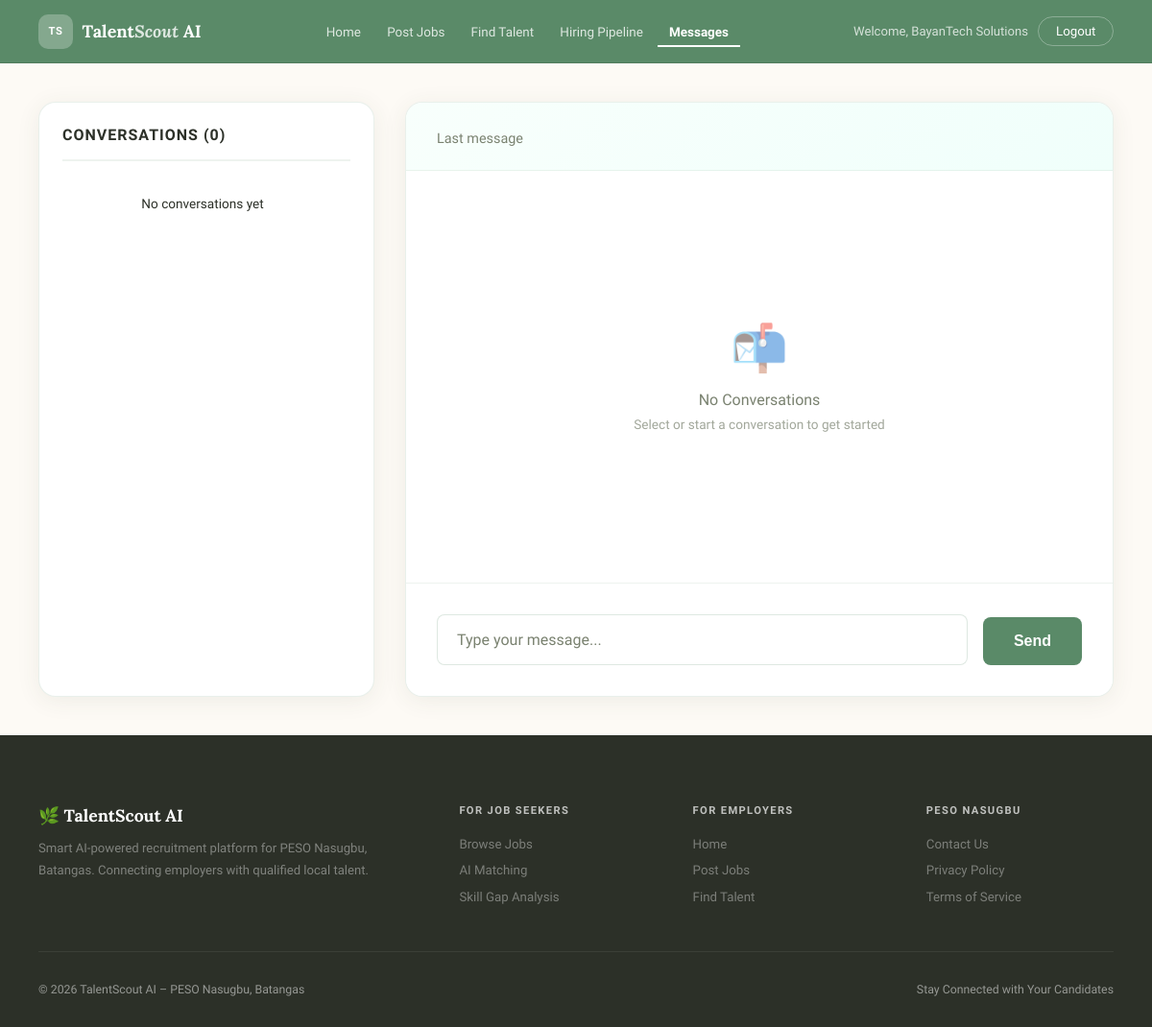
The app's page /employers/modules/chat-sms/index.php (signed in), older data.
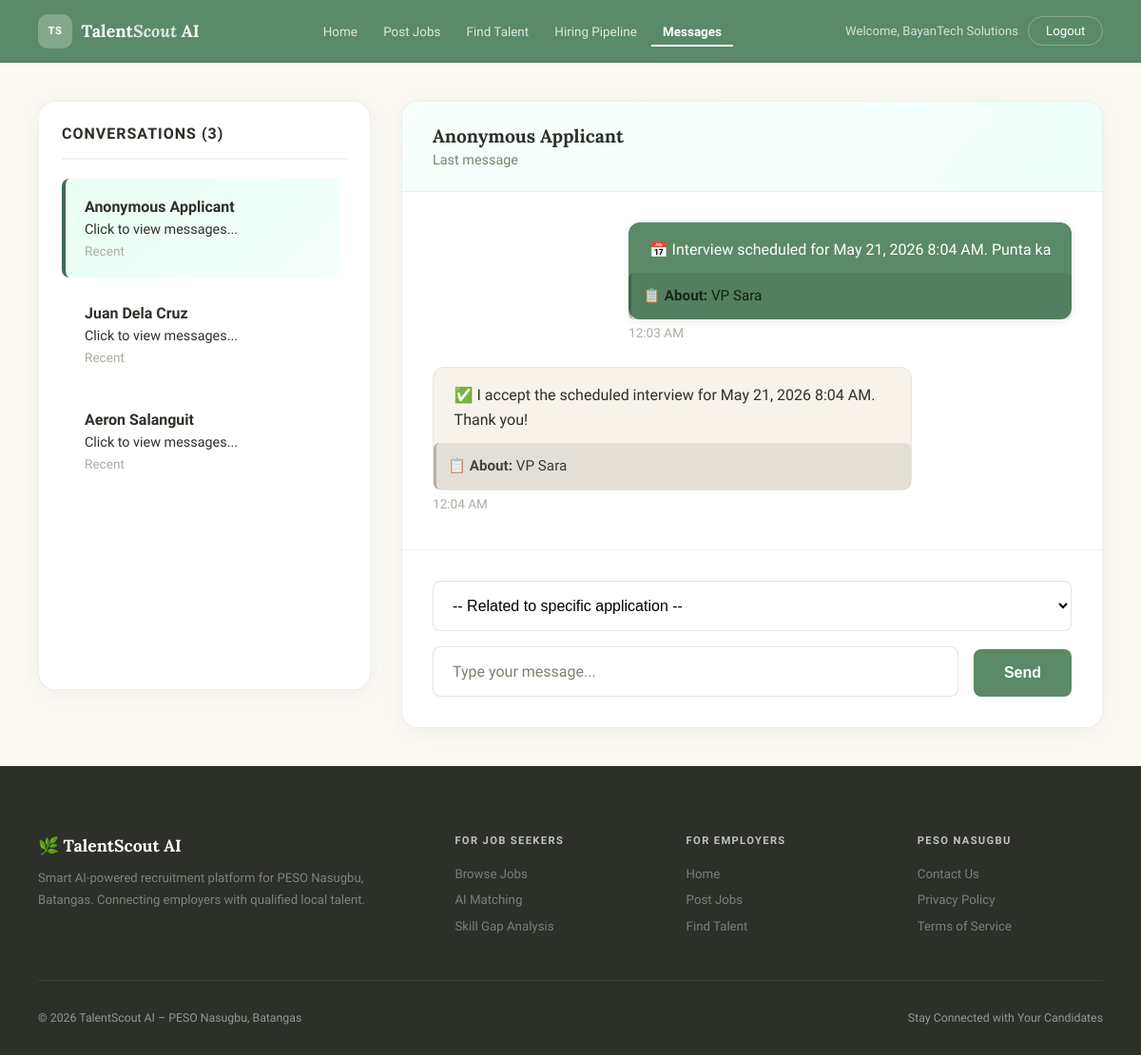
The same page, newer data.
### tables this page shows
CREATE TABLE `employee` (
  `employee_id` int(11) NOT NULL,
  `first_name` varchar(255) DEFAULT NULL,
  `last_name` varchar(255) DEFAULT NULL,
  `email` varchar(255) DEFAULT NULL,
  `password` varchar(255) DEFAULT NULL,
  `address` varchar(255) DEFAULT NULL,
  `is_active` tinyint(1) DEFAULT NULL
);

CREATE TABLE `message` (
  `message_id` int(11) NOT NULL,
  `sender_id` int(11) DEFAULT NULL,
  `sender_type` varchar(50) DEFAULT NULL,
  `receiver_id` int(11) DEFAULT NULL,
  `receiver_type` varchar(50) DEFAULT NULL,
  `message` varchar(255) DEFAULT NULL,
  `application_id` int(11) DEFAULT NULL,
  `timestamp` datetime DEFAULT NULL
);

CREATE TABLE `job_post` (
  `job_post_id` int(11) NOT NULL,
  `employer_id` int(11) DEFAULT NULL,
  `title` varchar(255) DEFAULT NULL,
  `description` varchar(255) DEFAULT NULL,
  `salary` varchar(255) NOT NULL,
  `location` varchar(255) DEFAULT NULL,
  `work_type` varchar(50) DEFAULT NULL,
  `application_deadline` date DEFAULT NULL,
  `skills` varchar(255) NOT NULL,
  `experience_level` varchar(255) NOT NULL,
  `job_category` varchar(255) NOT NULL,
  `job_post_created` timestamp NOT NULL DEFAULT current_timestamp() ON UPDATE current_timestamp(),
  `job_status` varchar(20) DEFAULT 'active'
);

### employers/modules/chat-sms/index.php (the view, shortened to what the changed rows need)
<?php
$conn = getConnection();
$employer_id = (int)$_SESSION['employer_id'];
$conversations = [];
$stmt = $conn->prepare("SELECT DISTINCT e.employee_id,
  COALESCE(
    (SELECT 'Anonymous Applicant' FROM application a
     WHERE a.employee_id = e.employee_id AND a.is_anonymous = 1
     LIMIT 1),
    CONCAT(e.first_name, ' ', e.last_name)
  ) as display_name
FROM message m
JOIN employee e ON (m.sender_id = e.employee_id OR m.receiver_id = e.employee_id)
WHERE (m.sender_id = ? OR m.receiver_id = ?)
AND (m.sender_type = 'employer' OR m.receiver_type = 'employer')
ORDER BY m.timestamp DESC");
$stmt->bind_param("ii", $employer_id, $employer_id);
$stmt->execute();
$result = $stmt->get_result();
while ($row = $result->fetch_assoc()) {
  $conversations[] = $row;
}
$selected_employee_id = isset($_GET['employee_id']) ? intval($_GET['employee_id']) : (count($conversations) > 0 ? $conversations[0]['employee_id'] : 0);
$selected_employee_name = '';
if ($selected_employee_id > 0 && count($conversations) > 0) {
  foreach ($conversations as $conv) {
    if ($conv['employee_id'] == $selected_employee_id) {
      $selected_employee_name = $conv['display_name'];
      break;
    }
  }
}
$messages = [];
if ($selected_employee_id > 0) {
  $stmt = $conn->prepare("SELECT m.*, e.first_name, e.last_name, a.job_post_id, j.title as job_title
  FROM message m
  LEFT JOIN employee e ON m.sender_id = e.employee_id
  LEFT JOIN application a ON m.application_id = a.application_id
  LEFT JOIN job_post j ON a.job_post_id = j.job_post_id
  WHERE (m.sender_id = ? AND m.receiver_id = ? AND m.sender_type = 'employer')
  OR (m.sender_id = ? AND m.receiver_id = ? AND m.sender_type = 'employee')
  ORDER BY m.timestamp ASC");
  $stmt->bind_param("iiii", $employer_id, $selected_employee_id, $selected_employee_id, $employer_id);
  $stmt->execute();
  $result = $stmt->get_result();
  while ($row = $result->fetch_assoc()) {
    $messages[] = $row;
  }
}
$applications_with_candidate = [];
if ($selected_employee_id > 0) {
  $stmt = $conn->prepare("SELECT a.application_id, a.status, a.hire_status, j.title as job_title, j.job_post_id
  FROM application a
  JOIN job_post j ON a.job_post_id = j.job_post_id
  WHERE a.employee_id = ? AND j.employer_id = ?
  ORDER BY a.application_date DESC");
  $stmt->bind_param("ii", $selected_employee_id, $employer_id);
  $stmt->execute();
  $result = $stmt->get_result();
  while ($row = $result->fetch_assoc()) {
    $applications_with_candidate[] = $row;
  }
}
?>
<!DOCTYPE html>
<html lang="en">
<head>
</head>
<body>
  <div class="page-container">
    <div class="conversations-sidebar">
      <div class="conversations-title">Conversations (<?php echo count($conversations); ?>)</div>
      <div class="conversation-list">
        <?php if (count($conversations) > 0): ?>
          <?php foreach ($conversations as $conv): ?>
            <div class="conversation-item <?php echo ($conv['employee_id'] == $selected_employee_id) ? 'active' : ''; ?>" onclick="selectConversation(<?php echo $conv['employee_id']; ?>)">
              <div class="conversation-name"><?php echo htmlspecialchars($conv['display_name']); ?></div>
              <div class="conversation-preview">Click to view messages...</div>
              <div class="conversation-time">Recent</div>
            </div>
          <?php endforeach; ?>
        <?php else: ?>
          <div style="color: var(--text-light); text-align: center; padding: 1rem; font-size: 0.85rem;">
            No conversations yet
          </div>
        <?php endif; ?>
      </div>
    </div>
    <div class="chat-window">
      <div class="chat-header">
        <div class="chat-info">
          <div class="chat-title"><?php echo htmlspecialchars($selected_employee_name); ?></div>
          <div class="chat-status">Last message</div>
        </div>
      </div>
      <div class="messages-area">
        <?php if (count($messages) > 0): ?>
          <?php foreach ($messages as $msg): ?>
            <div class="message-group <?php echo ($msg['sender_type'] === 'employer') ? 'own' : 'other'; ?>">
              <div class="message-content">
                <div class="message-bubble">
                  <?php echo htmlspecialchars($msg['message']); ?>
                  <?php if ($msg['application_id'] > 0 && !empty($msg['job_title'])): ?>
                    <div style="background: rgba(0,0,0,0.08); padding: 0.75rem; margin-top: 0.75rem; border-radius: 6px; font-size: 0.95rem; margin-left: -1.35rem; margin-right: -1.35rem; margin-bottom: -1rem; border-left: 3px solid rgba(0,0,0,0.2);">
                      <strong style="color: rgba(0,0,0,0.7);">📋 About:</strong> <span style="color: rgba(0,0,0,0.75);"><?php echo htmlspecialchars($msg['job_title']); ?></span>
                    </div>
                  <?php endif; ?>
                </div>
                <div class="message-time"><?php echo date('g:i A', strtotime($msg['timestamp'])); ?></div>
              </div>
            </div>
          <?php endforeach; ?>
        <?php else: ?>
          <div class="empty-state">
            <div class="empty-icon">📬</div>
            <div class="empty-text">No Conversations</div>
            <div class="empty-subtext">Select or start a conversation to get started</div>
          </div>
        <?php endif; ?>
      </div>
      <div class="input-area">
        <form method="POST" style="display: flex; flex-direction: column; gap: 1rem; width: 100%;">
          <?php if (!empty($applications_with_candidate)): ?>
            <select name="application_id" id="appSelect" onchange="changeApplication(this.value)" style="padding: 1rem; border: 1.5px solid rgba(90,138,104,0.2); border-radius: var(--radius-sm); font-size: 1rem; background: white; cursor: pointer; transition: all 0.2s ease;">
              <option value="0">-- Related to specific application --</option>
            </select>
          <?php endif; ?>
          <div style="display: flex; gap: 1rem; align-items: flex-end;">
            <input type="text" name="message" class="message-input" placeholder="Type your message..." id="messageInput" required style="flex: 1; margin: 0;">
            <button type="submit" class="send-btn" <?php echo ($selected_employee_id > 0) ? '' : 'disabled'; ?>>Send</button>
          </div>
        </form>
      </div>
    </div>
  </div>
</body>
</html>

Row changes from the older to the newer data that the page shows:
now on this page (row unchanged): employee: display_name "Anonymous Applicant"
now on this page (row unchanged): employee: display_name "Juan Dela Cruz"
now on this page (row unchanged): employee: display_name "Aeron Salanguit"
added message: message "📅 Interview scheduled for May 21, 2026 8:04 AM. Punta ka", job_post.title "VP Sara", timestamp "12:03 AM", sender_type "employer" (drawn)
added message: message "✅ I accept the scheduled interview for May 21, 2026 8:04 AM. Thank you!", job_post.title "VP Sara", timestamp "12:04 AM", sender_type "employee" (drawn)
Text that changed along with them:
count($conversations): "0" → "3"
$selected_employee_name: (not shown) → "Anonymous Applicant"
form field application_id: (not shown) → "-- Related to specific application --"
text no longer shown: "No conversations yet 📬 No Conversations Select or start a conversation to get started"
